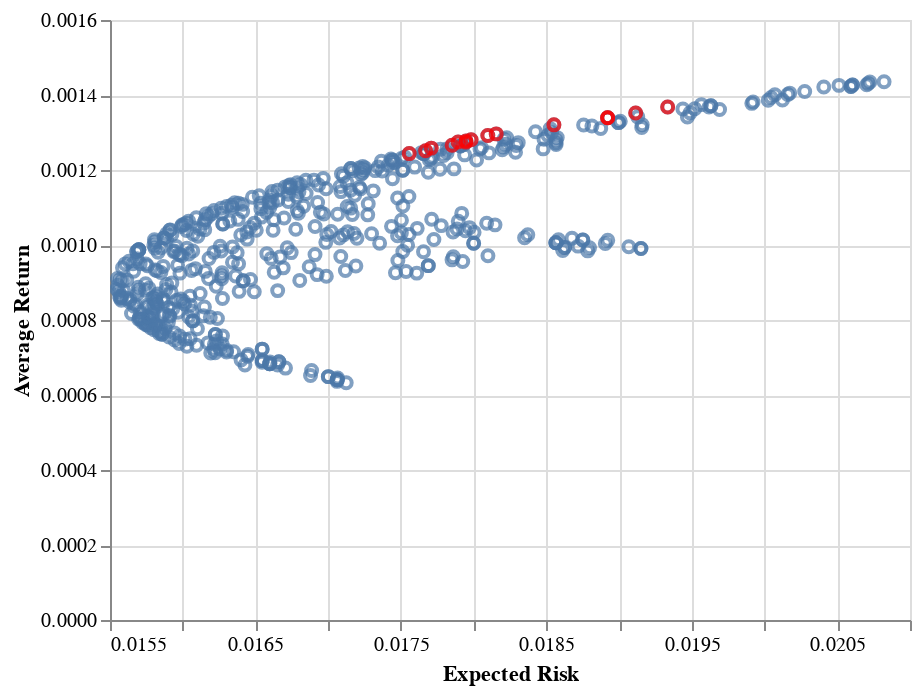

Notebook code cell kept with this figure:
### Code cell
import altair as alt
plot = alt.Chart(analysis).mark_point().encode(
    x=alt.X("Expected Risk", scale=alt.Scale(zero=False)), y='Average Return', tooltip="Portfolio Make-up").interactive()
plotTop = alt.Chart(top15).mark_point().encode(x=alt.X(
    "Expected Risk", scale=alt.Scale(zero=False)), y='Average Return', color=alt.value('red'))
plot + plotTop

### Figure 1 — Vega-Lite specification as saved in the notebook (floating-point values rounded to 4 significant figures; data arrays with more than 128 entries replaced by an {"elided": "..."} marker saying what was removed)
{"config": {"view": {"continuousWidth": 400, "continuousHeight": 300}}, "layer": [{"data": {"name": "data-61d8c5696f78390bffc661caf89d996b"}, "mark": "point", "encoding": {"tooltip": {"field": "Portfolio Make-up", "type": "nominal"}, "x": {"field": "Expected Risk", "scale": {"zero": false}, "type": "quantitative"}, "y": {"field": "Average Return", "type": "quantitative"}}, "selection": {"selector004": {"type": "interval", "bind": "scales", "encodings": ["x", "y"]}}}, {"data": {"name": "data-bfdec0ad7a8c8ce6a58ac438c136fb06"}, "mark": "point", "encoding": {"color": {"value": "red"}, "x": {"field": "Expected Risk", "scale": {"zero": false}, "type": "quantitative"}, "y": {"field": "Average Return", "type": "quantitative"}}}], "$schema": "https://vega.github.io/schema/vega-lite/v4.17.0.json", "datasets": {"data-61d8c5696f78390bffc661caf89d996b": {"elided": "500 records"}, "data-bfdec0ad7a8c8ce6a58ac438c136fb06": [{"Average Return": 0.001296, "Expected Risk": 0.01816, "Portfolio Make-up": {"AAPL": 0.68, "GOOG": 0.31, "MSFT": 0.01}, "Risk Return Ratio": 0.0714}, {"Average Return": 0.001292, "Expected Risk": 0.0181, "Portfolio Make-up": {"GOOG": 0.32, "MSFT": 0.01, "AAPL": 0.67}, "Risk Return Ratio": 0.07138}, {"Average Return": 0.001275, "Expected Risk": 0.01789, "Portfolio Make-up": {"AAPL": 0.64, "GOOG": 0.34, "MSFT": 0.02}, "Risk Return Ratio": 0.07124}, {"Average Return": 0.001281, "Expected Risk": 0.01798, "Portfolio Make-up": {"AAPL": 0.67, "GOOG": 0.29, "MSFT": 0.04}, "Risk Return Ratio": 0.07123}, {"Average Return": 0.00132, "Expected Risk": 0.01855, "Portfolio Make-up": {"GOOG": 0.22, "MSFT": 0.03, "AAPL": 0.75}, "Risk Return Ratio": 0.07117}, {"Average Return": 0.001277, "Expected Risk": 0.01795, "Portfolio Make-up": {"AAPL": 0.67, "MSFT": 0.05, "GOOG": 0.28}, "Risk Return Ratio": 0.07116}, {"Average Return": 0.001258, "Expected Risk": 0.01771, "Portfolio Make-up": {"AAPL": 0.62, "MSFT": 0.04, "GOOG": 0.34}, "Risk Return Ratio": 0.07106}, {"Average Return": 0.001274, "Expected Risk": 0.01795, "Portfolio Make-up": {"AAPL": 0.68, "GOOG": 0.25, "MSFT": 0.07}, "Risk Return Ratio": 0.07101}, {"Average Return": 0.001266, "Expected Risk": 0.01785, "Portfolio Make-up": {"GOOG": 0.25, "AAPL": 0.67, "MSFT": 0.08}, "Risk Return Ratio": 0.07093}, {"Average Return": 0.001244, "Expected Risk": 0.01756, "Portfolio Make-up": {"AAPL": 0.62, "GOOG": 0.3, "MSFT": 0.08}, "Risk Return Ratio": 0.07084}, {"Average Return": 0.001251, "Expected Risk": 0.01767, "Portfolio Make-up": {"GOOG": 0.41, "MSFT": 0.01, "AAPL": 0.58}, "Risk Return Ratio": 0.07082}, {"Average Return": 0.001339, "Expected Risk": 0.01892, "Portfolio Make-up": {"AAPL": 0.8, "GOOG": 0.16, "MSFT": 0.04}, "Risk Return Ratio": 0.07078}, {"Average Return": 0.001339, "Expected Risk": 0.01892, "Portfolio Make-up": {"AAPL": 0.8, "GOOG": 0.16, "MSFT": 0.04}, "Risk Return Ratio": 0.07078}, {"Average Return": 0.001368, "Expected Risk": 0.01933, "Portfolio Make-up": {"MSFT": 0.01, "GOOG": 0.15, "AAPL": 0.84}, "Risk Return Ratio": 0.07076}, {"Average Return": 0.001352, "Expected Risk": 0.01911, "Portfolio Make-up": {"AAPL": 0.82, "GOOG": 0.15, "MSFT": 0.03}, "Risk Return Ratio": 0.07073}]}}
